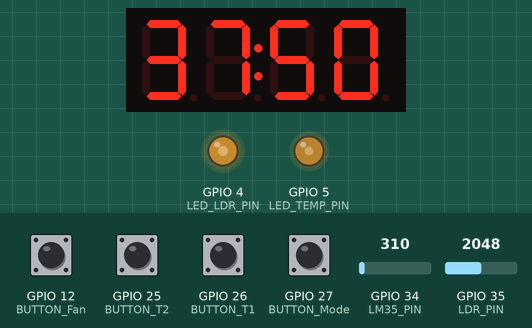
Simulated run of this sketch. Board: ESP32. Shown: 4-digit seven-segment display, output pins drawn as LEDs (lit = HIGH). The test bench sets the inputs (shaded band); at power-on: GPIO 12 (BUTTON_Fan), GPIO 25 (BUTTON_T2), GPIO 26 (BUTTON_T1), GPIO 27 (BUTTON_Mode) HIGH, GPIO 34 (LM35_PIN) = 310, GPIO 35 (LDR_PIN) = 2048. WiFi joins after 1.5 s; servers stay silent unless stated; random numbers use the default seed unless the sketch sets one; no MQTT or app messages arrive unless stated; what the sketch prints to the serial monitor is not drawn.

Above: at 2.7 s.
2.8 s: GPIO 34 (LM35_PIN) set to 355
At 4.1 s:
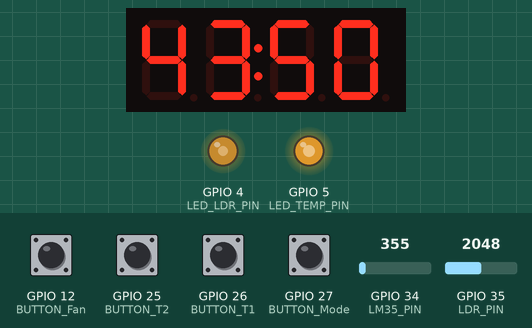
4.5 s: GPIO 12 (BUTTON_Fan) pulled LOW for 0.15 s
At 6.4 s:
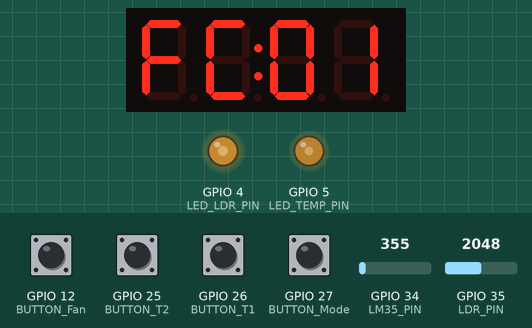
6.7 s: GPIO 35 (LDR_PIN) set to 1960
At 8.6 s:
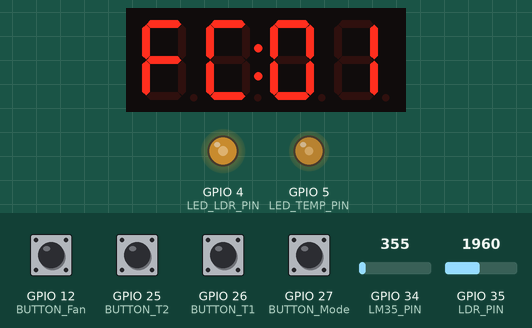
8.9 s: GPIO 12 (BUTTON_Fan) pulled LOW for 1 s
At 10.5 s:
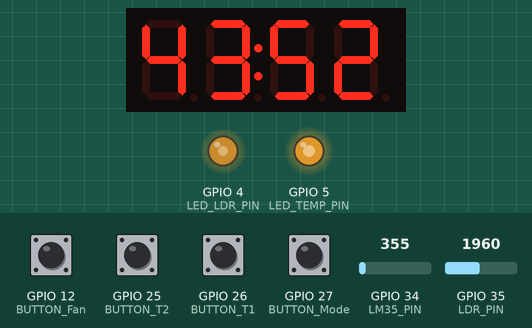
11.4 s: GPIO 34 (LM35_PIN) set to 992
At 13.1 s:
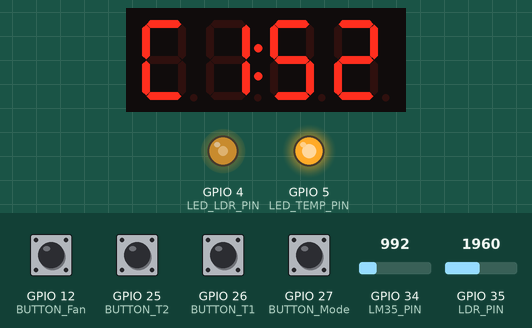
13.4 s: GPIO 35 (LDR_PIN) set to 4095
At 14.8 s:
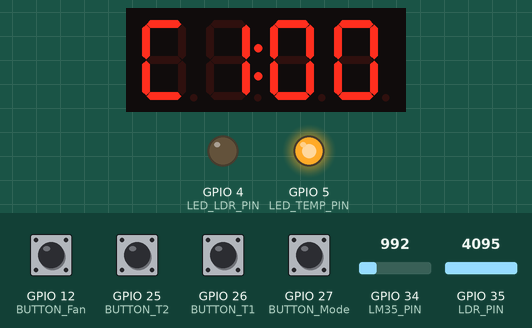
Timing chart, 0 to 16.4 s (numbered marks = the images above; inputs shaded):
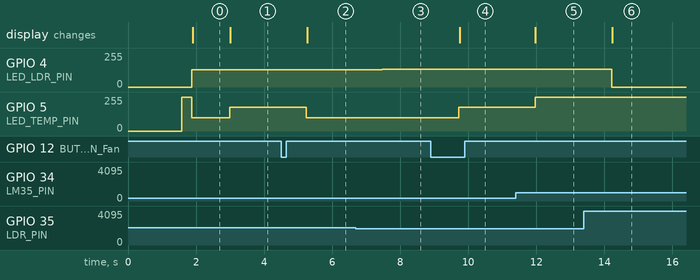

The sketch:

Esp32_communication_mqtt_protocol.ino
```cpp
#include <WiFi.h>
#include <WiFiClientSecure.h>
#include <PubSubClient.h>
#include <ArduinoJson.h>
#include <TM1637.h>

// WiFi
const char* ssid = "CK House 1";
const char* password = "cklog2019";

// MQTT HiveMQ Cloud
const char* mqtt_server = "54.221.114.254"; // ✅ Địa chỉ IP server
const int mqtt_port = 1883;
//const char* mqtt_username = "quocs";
//const char* mqtt_password = "Henry121212";

// MQTT topic
const char* topic_status = "iot/device1/status";
const char* topic_control = "iot/device1/control";

// ESP32 - MQTT
WiFiClient espClient;          // ✅ Không phải WiFiClientSecure
PubSubClient client(espClient);

// TM1637
#define CLK 19
#define DIO 18
TM1637 tm(CLK, DIO);

// IO pins
#define LED_TEMP_PIN 5
#define LED_LDR_PIN 4
#define LDR_PIN 35
#define LM35_PIN 34

#define BUTTON_Mode 27
#define BUTTON_T1 26
#define BUTTON_T2 25
#define BUTTON_Fan 12

// Biến toàn cục
int currentTemp = 0;
int currentLight = 0;
int Temp1 = 30;
int Temp2 = 40;
int Temp3 = 50;

bool fanWasRunning = false;
bool isManual = false;
int fanLevel = 0;
int displayMode = 0;

unsigned long lastBtnTime = 0;
unsigned long lastLoopTime = 0;

bool prevMode = HIGH;
bool prevT1 = HIGH;
bool prevT2 = HIGH;
bool prevFan = LOW;
unsigned long manualStart = 0;

// ===== WiFi Setup =====
void setup_wifi() {
  delay(10);
  Serial.print("Kết nối tới WiFi: ");
  Serial.println(ssid);
  WiFi.begin(ssid, password);
  while (WiFi.status() != WL_CONNECTED) {
    delay(500); Serial.print(".");
  }
  Serial.println("\n✅ Đã kết nối WiFi, IP: " + WiFi.localIP().toString());
}

// ===== MQTT Setup =====
void setup_mqtt() {
//  espClient.setInsecure(); // ⚠️ Dùng khi thử nghiệm
  client.setServer(mqtt_server, mqtt_port);
  client.setCallback(callback);
}

// ===== Gửi trạng thái lên MQTT =====
void sendStatus() {
  StaticJsonDocument<256> doc;
  doc["temperature"] = currentTemp;
  doc["light"] = currentLight;
  doc["isManual"] = isManual;
  doc["fanLevel"] = fanLevel;
  doc["Temp1"] = Temp1;
  doc["Temp2"] = Temp2;
  doc["Temp3"] = Temp3;

  char buffer[256];
  size_t len = serializeJson(doc, buffer);
  if (client.publish(topic_status, buffer, len)) {
    Serial.print("✅ Gửi MQTT: "); Serial.println(buffer);
  } else {
    Serial.println("❌ Gửi MQTT thất bại!");
  }
}

// ===== Xử lý khi nhận MQTT =====
void callback(char* topic, byte* payload, unsigned int length) {
  StaticJsonDocument<256> doc;
  DeserializationError err = deserializeJson(doc, payload, length);
  if (err) {
    Serial.println("❌ Lỗi JSON nhận từ MQTT");
    return;
  }

  if (doc.containsKey("temp2") && doc.containsKey("temp3") &&
      doc.containsKey("isManual") && doc.containsKey("fanLevel")) {
    int t2 = doc["temp2"];
    int t3 = doc["temp3"];
    bool manual = doc["isManual"];
    int fan = doc["fanLevel"];

    if (t2 > 0 && t3 > 0 && t2 < t3 && fan >= 0 && fan <= 3) {
      Temp2 = t2;
      Temp3 = t3;
      isManual = manual;
      fanLevel = fan;
      Serial.println("✅ Nhận MQTT: cập nhật cấu hình");
      sendStatus();
    } else {
      Serial.println("⚠️ Dữ liệu không hợp lệ từ MQTT");
    }
  }
}

// ===== Reconnect MQTT nếu mất kết nối =====
void reconnect() {
  while (!client.connected()) {
    Serial.print("Đang kết nối MQTT... ");
    String clientId = "ESP32Client-" + String(random(0xffff), HEX);
    if (client.connect(clientId.c_str())) {
      Serial.println("✅ Kết nối thành công!");
      client.subscribe(topic_control);
    } else {
      Serial.print("❌ Thất bại (Lỗi: "); Serial.print(client.state()); Serial.println("). Thử lại sau 5s...");
      delay(5000);
    }
  }
}

// ===== Các nút bấm =====
void handleButtonMode() {
  if (digitalRead(BUTTON_Mode) == LOW && prevMode == HIGH) {
    displayMode = !displayMode;
    Serial.println(displayMode ? ">> Hiển thị Temp2/Temp3" : ">> Hiển thị nhiệt độ/ánh sáng");
    prevMode = LOW;
  } else if (digitalRead(BUTTON_Mode) == HIGH) prevMode = HIGH;
}

void handleButtonT1() {
  if (digitalRead(BUTTON_T1) == LOW && prevT1 == HIGH) {
    Temp2 += 2;
    if (Temp2 >= Temp3) Temp2 = Temp1 + 5;
    Serial.print(">> Temp2: "); Serial.println(Temp2);
    prevT1 = LOW;
  } else if (digitalRead(BUTTON_T1) == HIGH) prevT1 = HIGH;
}

void handleButtonT2() {
  if (digitalRead(BUTTON_T2) == LOW && prevT2 == HIGH) {
    Temp3 += 2;
    if (Temp3 > 99) Temp3 = Temp2 + 5;
    Serial.print(">> Temp3: "); Serial.println(Temp3);
    prevT2 = LOW;
  } else if (digitalRead(BUTTON_T2) == HIGH) prevT2 = HIGH;
}

void handleButtonFan() {
  static bool buttonHeld = false;
  bool isPressed = digitalRead(BUTTON_Fan) == HIGH;

  if (isPressed && !buttonHeld) {
    manualStart = millis();
    buttonHeld = true;
  }

  if (!isPressed && buttonHeld) {
    unsigned long pressTime = millis() - manualStart;

    if (pressTime >= 2000) {
      isManual = !isManual;
      fanLevel = isManual ? 1 : 0;
      Serial.println(isManual ? ">> Bật chế độ thủ công" : ">> Quay lại tự động");
    } else if (isManual) {
      fanLevel = (fanLevel + 1) % 4;
      Serial.print(">> Quạt thủ công cấp "); Serial.println(fanLevel);
    }
    buttonHeld = false;
  }
}

void handleButtons() {
  handleButtonFan();
  handleButtonMode();
  handleButtonT1();
  handleButtonT2();
}

// ===== Hiển thị TM1637 =====
void displayTM1637(int temperature, int lightPercent) {
  tm.point(true);
  if (isManual) {
    tm.display(0, 15); // F
    tm.display(1, 12); // C
    tm.display(2, 0);
    tm.display(3, fanLevel);
  } else {
    if (displayMode == 0) {
      tm.display(0, temperature / 10);
      tm.display(1, temperature % 10);
      tm.display(2, lightPercent / 10);
      tm.display(3, lightPercent % 10);
    } else {
      tm.display(0, Temp2 / 10);
      tm.display(1, Temp2 % 10);
      tm.display(2, Temp3 / 10);
      tm.display(3, Temp3 % 10);
    }
  }
}

// ===== Xử lý nhiệt độ và quạt =====
void readAndControlTemp() {
  int sensorValue = analogRead(LM35_PIN);
  float voltage = sensorValue * (3.3 / 4095.0);
  currentTemp = voltage * (5.0 / 3.3) * 100.0;

  int brightnessTemp = 0;

  if (!isManual) {
    if (currentTemp < Temp1) {
      brightnessTemp = 0; fanWasRunning = false;
    } else if (currentTemp < Temp2) {
      if (!fanWasRunning) {
        analogWrite(LED_TEMP_PIN, 255);
        delay(300); fanWasRunning = true;
      }
      brightnessTemp = 100;
    } else if (currentTemp < Temp3) {
      brightnessTemp = 180; fanWasRunning = true;
    } else {
      brightnessTemp = 255; fanWasRunning = true;
    }
  } else {
    switch (fanLevel) {
      case 0: brightnessTemp = 0; fanWasRunning = false; break;
      case 1:
        if (!fanWasRunning) {
          analogWrite(LED_TEMP_PIN, 255);
          delay(300); fanWasRunning = true;
        }
        brightnessTemp = 100; break;
      case 2: brightnessTemp = 180; fanWasRunning = true; break;
      case 3: brightnessTemp = 255; fanWasRunning = true; break;
    }
  }

  analogWrite(LED_TEMP_PIN, brightnessTemp);
  Serial.print("Nhiệt độ: "); Serial.print(currentTemp);
  Serial.print(isManual ? " | Quạt (Thủ công): cấp " : " | Quạt (Tự động): cấp ");
  Serial.println(brightnessTemp / 85);
}

// ===== Xử lý ánh sáng =====
void readAndControlLight() {
  int lightValue = analogRead(LDR_PIN);
  int brightnessLDR = map(lightValue, 0, 4095, 255, 0);
  analogWrite(LED_LDR_PIN, brightnessLDR);
  currentLight = map(lightValue, 0, 4095, 99, 0);
  Serial.print(" | Ánh sáng: "); Serial.println(currentLight);
}

// ===== Setup chính =====
void setup() {
  Serial.begin(9600);
  pinMode(LED_TEMP_PIN, OUTPUT);
  pinMode(LED_LDR_PIN, OUTPUT);
  pinMode(BUTTON_Mode, INPUT_PULLUP);
  pinMode(BUTTON_T1, INPUT_PULLUP);
  pinMode(BUTTON_T2, INPUT_PULLUP);
  pinMode(BUTTON_Fan, INPUT_PULLUP);

  tm.set(7); // Độ sáng
  setup_wifi();
  setup_mqtt();
}

// ===== Loop chính =====
void loop() {
  if (!client.connected()) reconnect();
  client.loop();

  if (millis() - lastBtnTime >= 100) {
    handleButtons();
    lastBtnTime = millis();
  }

  if (millis() - lastLoopTime >= 1000) {
    readAndControlTemp();
    readAndControlLight();
    displayTM1637(currentTemp, currentLight);
    sendStatus();
    lastLoopTime = millis();
  }
}
```

Measured:
- the behaviour switches between 327 and 328 on GPIO 34 (LM35_PIN) (found by bisection; images 0 and 1)
- after the input at 2.8 s, GPIO 5 (LED_TEMP_PIN): 100/255 → 180/255 after 0.20 s; the display: changes after 0.21 s (image 1)
- after the input at 4.5 s, GPIO 5 (LED_TEMP_PIN): 180/255 → 100/255 after 0.74 s; the display: changes after 0.76 s (image 2)
- after the input at 6.7 s, GPIO 4 (LED_LDR_PIN): 128/255 → 133/255 after 0.78 s
- after the input at 8.9 s, GPIO 5 (LED_TEMP_PIN): 100/255 → 180/255 after 0.82 s; the display: changes after 0.84 s (image 4)
- after the input at 11.4 s, GPIO 5 (LED_TEMP_PIN): 180/255 → 255/255 after 0.56 s; the display: changes after 0.58 s (image 5)
- after the input at 13.4 s, GPIO 4 (LED_LDR_PIN): 133/255 → 0/255 after 0.81 s; the display: changes after 0.84 s (image 6)
